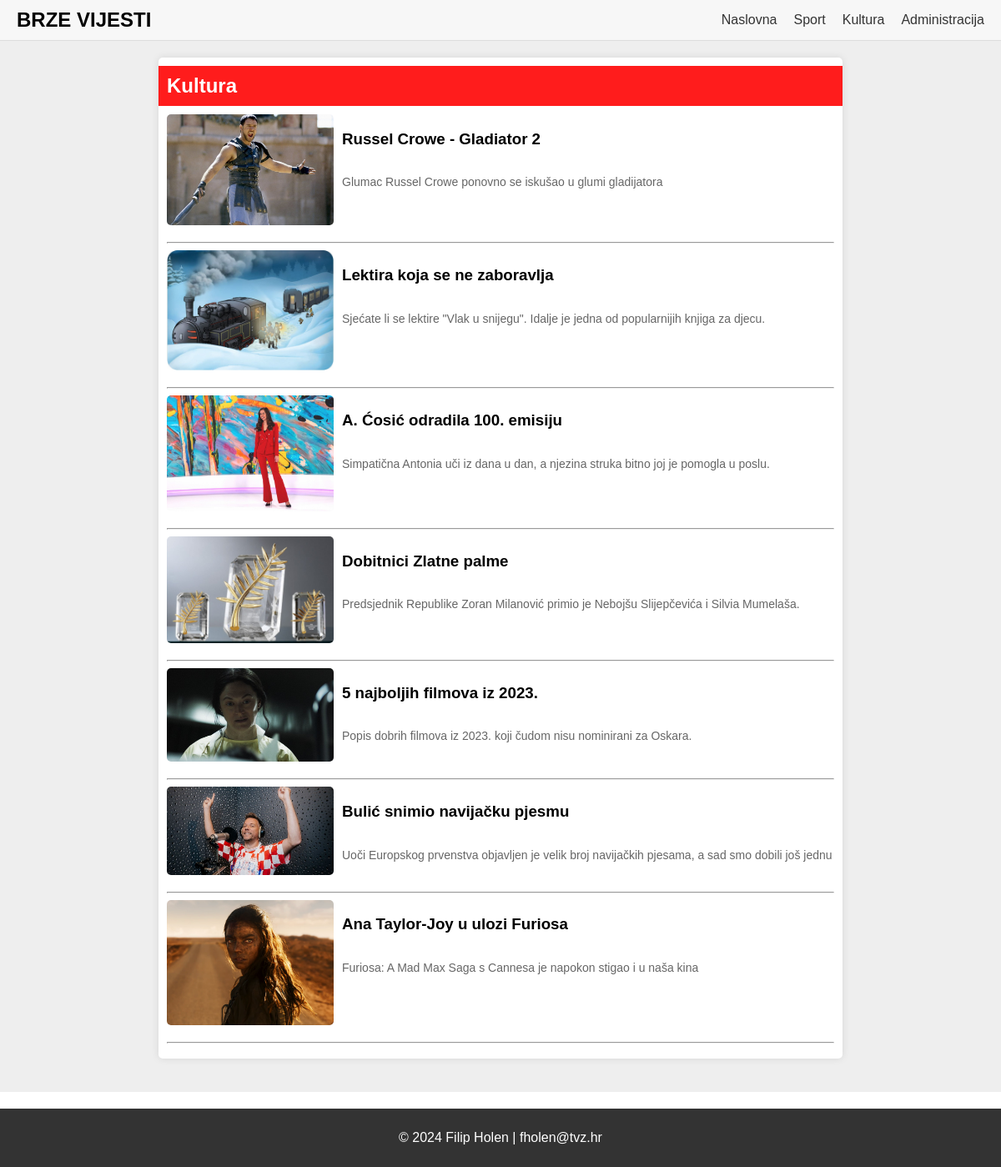
Screenshot of /kategorija.php?id=kultura with the database file from the repository.
### tables this page shows
CREATE TABLE `vijesti` (
  `id` int(11) NOT NULL,
  `datum` varchar(25) NOT NULL,
  `naslov` varchar(255) NOT NULL,
  `sazetak` text NOT NULL,
  `tekst` text NOT NULL,
  `slika` varchar(255) DEFAULT NULL,
  `kategorija` varchar(50) NOT NULL,
  `arhiva` tinyint(1) NOT NULL DEFAULT 0
);

### kategorija.php (the view, shortened to what this page needs)
<!DOCTYPE html>
<html lang="hr">
<head>
    <link rel="stylesheet" href="style.css">
</head>
<body>
    <header>
    <a href="index.php"><div class="logo">BRZE VIJESTI</div></a>
        <nav>
            <ul>
                <li><a href="index.php">Naslovna</a></li>
                <li><a href="kategorija.php?id=sport">Sport</a></li>
                <li><a href="kategorija.php?id=kultura">Kultura</a></li>
                <li><a href="administracija.php">Administracija</a></li>
            </ul>
        </nav>
    </header>
    <main>
    <?php
include 'connect.php';
if(isset($_GET['id'])) {
    $category = $_GET['id'];
    $query = "SELECT * FROM vijesti WHERE arhiva=0 AND kategorija=?";
    $stmt = mysqli_prepare($db, $query);
    mysqli_stmt_bind_param($stmt, "s", $category);
    mysqli_stmt_execute($stmt);
    $result = mysqli_stmt_get_result($stmt);
    if(mysqli_num_rows($result) > 0) {
        echo "<section class='category $category' id='$category'>";
        echo "<h2>" . ucfirst($category) . "</h2>";
        while($row = mysqli_fetch_array($result)) {
            echo '<article>';
            echo '<img src="' . UPLPATH . $row['slika'] . '" alt="' . $row['naslov'] . '">';
            echo '<div>';
            echo '<h3><a href="clanak.php?id='.$row['id'].'">'.$row['naslov'].'</a></h3>';
            echo '<p>'.$row['sazetak'].'</p>';
            echo '</div>';
            echo '</article>';
            echo "<hr>";
        }
        echo "</section>";
    } else {
        echo "<p>Nema članaka za kategoriju: " . ucfirst($category) . "</p>";
    }
}
?>
    </main>
    <footer>
        <p>&copy; 2024 Filip Holen | fholen@tvz.hr</p>
    </footer>
</body>
</html>

### style.css (style rules this page uses)
body, html { margin: 0; padding: 0; font-family: Arial, sans-serif; scroll-behavior: smooth; }
header { background-color: #f7f7f7; display: flex; justify-content: space-between; align-items: center; padding: 10px 20px; border-bottom: 1px solid #ddd; }
header .logo { font-size: 24px; font-weight: bold; }
header nav ul { list-style: none; margin: 0; padding: 0; display: flex; }
header nav ul li { margin-left: 20px; }
header nav ul li a { text-decoration: none; color: #333; }
main { display: flex; flex-direction: column; align-items: center; padding: 20px; background-color: #eee; }
a { color: black; text-decoration: none; }
.category { width: 100%; max-width: 800px; margin-bottom: 20px; background-color: white; padding: 10px; border-radius: 5px; box-shadow: 0 0 10px rgba(0,0,0,0.1); }
.category h2 { background-color: #ff1c1c; padding: 10px; margin: 0 -10px 10px; color: white; }
.category article { display: flex; margin-bottom: 20px; }
.category article img { width: 200px; height: 200x; object-fit: cover; margin-right: 10px; border-radius: 5px; }
.category article div { display: flex; flex-direction: column; }
.category article p { font-size: 14px; color: #666; margin-bottom: 0; word-wrap: break-word; }
footer { background-color: #333; color: white; text-align: center; padding: 10px 0; margin-top: 20px; }

### rows the page displays
vijesti: slika (picture), naslov "Russel Crowe - Gladiator 2", sazetak "Glumac Russel Crowe ponovno se iskušao u glumi gladijatora"
vijesti: slika (picture), naslov "Lektira koja se ne zaboravlja", sazetak "Sjećate li se lektire \"Vlak u snijegu\". Idalje je jedna od popularnijih knjiga za djecu."
vijesti: slika (picture), naslov "A. Ćosić odradila 100. emisiju", sazetak "Simpatična Antonia uči iz dana u dan, a njezina struka bitno joj je pomogla u poslu."
vijesti: slika (picture), naslov "Dobitnici Zlatne palme", sazetak "Predsjednik Republike Zoran Milanović primio je Nebojšu Slijepčevića i Silvia Mumelaša."
vijesti: slika (picture), naslov "5 najboljih filmova iz 2023.", sazetak "Popis dobrih filmova iz 2023. koji čudom nisu nominirani za Oskara."
vijesti: slika (picture), naslov "Bulić snimio navijačku pjesmu", sazetak "Uoči Europskog prvenstva objavljen je velik broj navijačkih pjesama, a sad smo dobili još jednu"
vijesti: slika (picture), naslov "Ana Taylor-Joy u ulozi Furiosa", sazetak "Furiosa: A Mad Max Saga s Cannesa je napokon stigao i u naša kina"

### other values shown
$category "Kultura"
